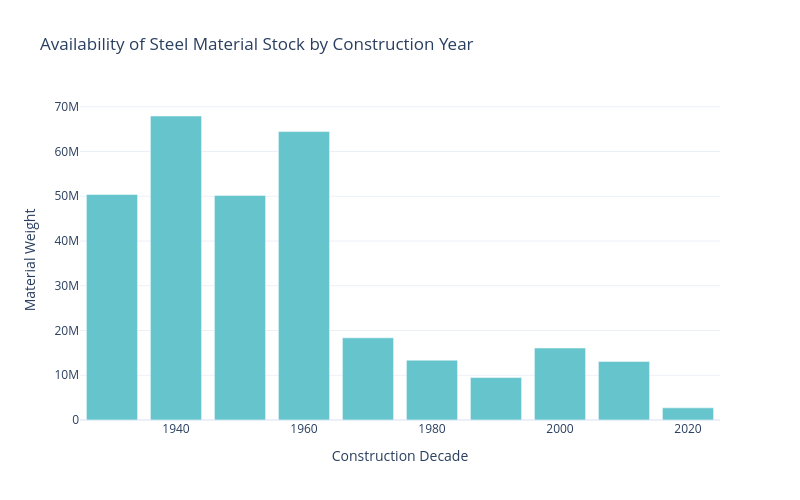

The code cell stored with this chart in its notebook:
### Markdown cell above
### show only the steel as example

### Code cell
# Filter the DataFrame to only include steel material
steel_df = df_final_wt_hb[df_final_wt_hb['material'] == 'steel']

steel_df['construction_decade'] = (steel_df['year of construction of the building yyyy'] // 10) * 10
# plot bar chart of steel material weights by construction decade using plotly
import plotly.express as px
# Group the steel data by construction decade and material type, summing the material weights
steel_stock_by_decade = steel_df.groupby(['construction_decade'])['material_weight'].sum().reset_index()

# Create the bar chart using Plotly
fig = px.bar(
    steel_stock_by_decade,
    x='construction_decade',
    y='material_weight',
    title='Availability of Steel Material Stock by Construction Year',
    labels={'construction_decade': 'Construction Decade', 'material_weight': 'Material Weight'},
    width=800,
    height=500,
    color_discrete_sequence=px.colors.qualitative.Pastel  # Use Pastel palette
)

# I want a cleaner layout
fig.update_layout(
    template='plotly_white',
    xaxis_title='Construction Decade',
    yaxis_title='Material Weight',
    showlegend=False
)
fig.show()
fig.write_image('steel_material_availability.svg')

### Figure 1 — Plotly figure (JSON) as saved in the notebook; plotly's stock layout.template omitted (floating-point values rounded to 4 significant figures)
{"data": [{"alignmentgroup": "True", "hovertemplate": "Construction Decade=%{x}<br>Material Weight=%{y}<extra></extra>", "legendgroup": "", "marker": {"color": "rgb(102, 197, 204)", "pattern": {"shape": ""}}, "name": "", "offsetgroup": "", "orientation": "v", "showlegend": false, "textposition": "auto", "type": "bar", "x": [1930, 1940, 1950, 1960, 1970, 1980, 1990, 2000, 2010, 2020], "xaxis": "x", "y": [50400000.0, 67940000.0, 50180000.0, 64460000.0, 18370000.0, 13370000.0, 9502000.0, 16080000.0, 13090000.0, 2717000.0], "yaxis": "y"}], "layout": {"barmode": "relative", "height": 500, "legend": {"tracegroupgap": 0}, "showlegend": false, "title": {"text": "Availability of Steel Material Stock by Construction Year"}, "width": 800, "xaxis": {"anchor": "y", "domain": [0, 1], "title": {"text": "Construction Decade"}}, "yaxis": {"anchor": "x", "domain": [0, 1], "title": {"text": "Material Weight"}}}}
